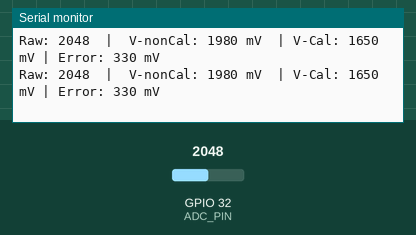
Simulated run of this sketch. Board: ESP32-S2. Parts: the last lines printed to the serial monitor. The inputs (shaded band) are chosen by the test bench; at power-on: GPIO 32 (ADC_PIN) = 2048 (analog values on the 0–4095 scale).

Above: at 2.2 s.
2.3 s: GPIO 32 (ADC_PIN) set to 2866
At 3.0 s:
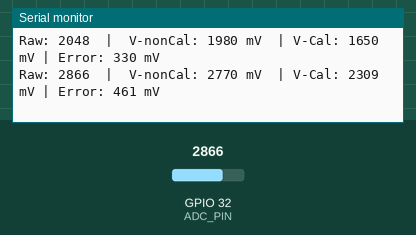
3.8 s: GPIO 32 (ADC_PIN) set to 3603
At 4.5 s:
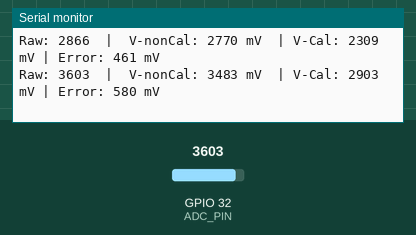
Timing chart, 0 to 6.8 s (numbered marks = the images above; inputs shaded):
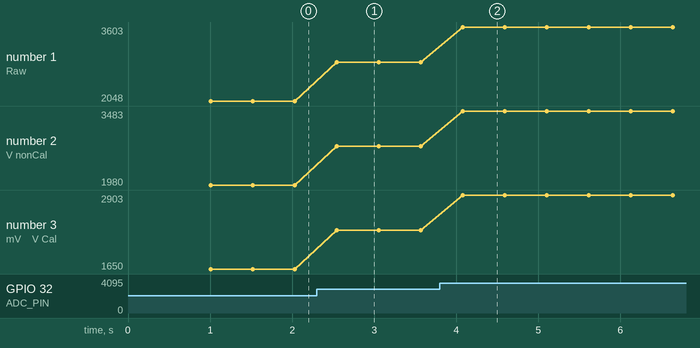

Measured:
- after the input at 2.3 s, the serial monitor: prints a new line after 0.25 s (image 1)
- after the input at 3.8 s, the serial monitor: prints a new line after 0.28 s (image 2)
- plotted number 1: 2048 → 2866 after the input at 2.3 s, 2866 → 3603 after the input at 3.8 s
- plotted number 2: 1980 → 2770 after the input at 2.3 s, 2770 → 3483 after the input at 3.8 s
- plotted number 3: 1650 → 2309 after the input at 2.3 s, 2309 → 2903 after the input at 3.8 s

The sketch:

ESP32_calibration_demo.ino
```cpp
// ESP32 ADC Calibration comparison
// 1. AnalogRead() (non calibrated)
// 2. analogReadMilliVolts() (factory calibrated)
// Used for ESP32 "classic" & ESP32 S2 Mini


//#define ADC_PIN 7//for ESP32 S2 Mini
#define ADC_PIN 32//For ESP32 "classic"
#define SAMPLES 50//sample  50 times and take average

void setup() {
  Serial.begin(115200);

  // Set attenuation to 11dB (allows up to ~3.1V - 3.3V range)
  // ADC_11db is the standard for modern ESP32 Arduino cores
  analogSetAttenuation(ADC_11db);

  // Set resolution to 12-bit (0-4095)
  analogReadResolution(12);

  delay(1000);
  Serial.println("Starting ADC Demonstration...");
}

void loop() {
  uint32_t rawSum = 0;
  uint32_t calSum = 0;

  // Collect samples for averaging
  for(int i = 0; i < SAMPLES; i++) {
    rawSum += analogRead(ADC_PIN);
    calSum += analogReadMilliVolts(ADC_PIN);
  }

  // Calculate averages
  float rawAvg = (float)rawSum / SAMPLES;
  float calAvg = (float)calSum / SAMPLES;

  // The "Uncalibrated" Math: (Avg Raw / 4095) * 3960mV
  float vNonCal = (rawAvg / 4096.0) * 3960.0;//11dB attenuation = 1100mV×3.6=3960mV

  // The Calibrated result (already averaged)
  float vCal = calAvg;

  // The Difference
  float error = vNonCal - vCal;

  // Print all in one line as requested
  Serial.print("Raw: ");
  Serial.print((int)rawAvg);
  Serial.print("  |  V-nonCal: ");
  Serial.print((int)vNonCal);
  Serial.print(" mV  | V-Cal: ");
  Serial.print((int)vCal);
  Serial.print(" mV | Error: ");
  Serial.print((int)error);
  Serial.println(" mV");

  delay(500); // 2 readings per second
}
```
